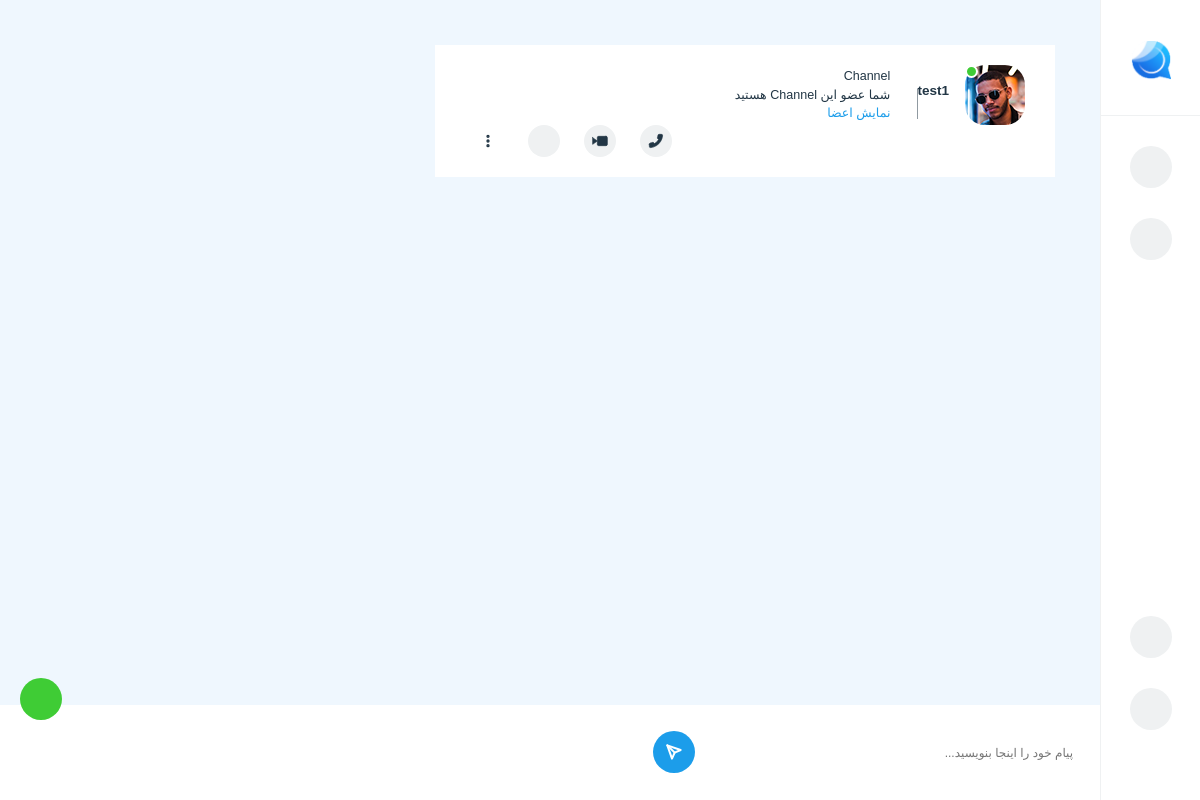
The page /group/4/ (signed in) on the database as committed earlier.
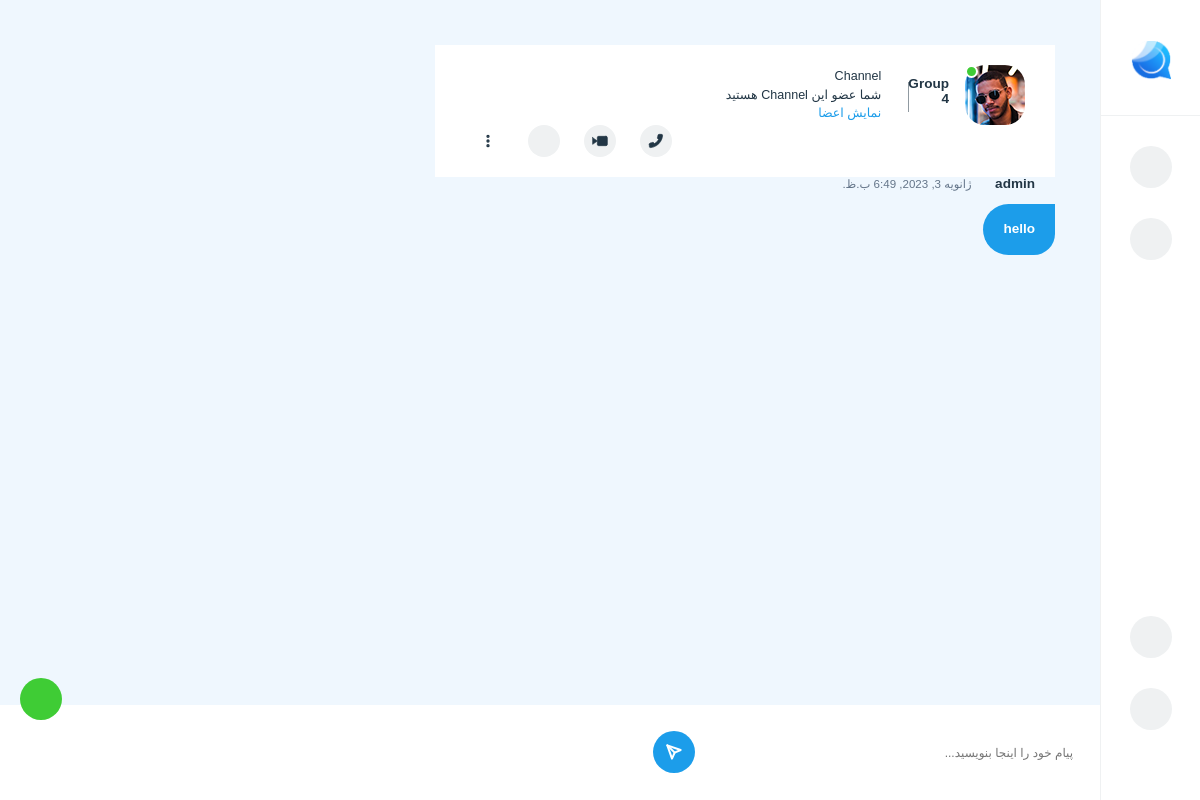
The same page on the database as committed later.
### main/models.py (models this page shows, shortened)
class Group(models.Model):
    name = models.CharField(max_length=255)
    desc = models.TextField()
    image = models.ImageField(upload_to="group/images/",blank=True, null=True)
    type = models.CharField(max_length=2, choices=GROUPE_TYPE)
    owner = models.ForeignKey(account.UserProfile, on_delete=models.CASCADE)

class GroupMessage(models.Model):
    created = models.DateTimeField(default = timezone.now)
    group_member = models.ForeignKey(GroupMember, on_delete=models.CASCADE)
    text = models.TextField(blank=True, null=True)
    media = models.FileField(blank=True, null=True, upload_to="group/messages/")
    is_deleted = models.BooleanField(default=False)

class GroupMember(models.Model):
    created = models.DateTimeField(default = timezone.now, verbose_name = "زمان ثبت نام")
    user = models.ForeignKey(account.UserProfile, on_delete=models.CASCADE)
    group = models.ForeignKey(Group, on_delete=models.CASCADE)
    is_admin = models.BooleanField(default=False)
    is_member = models.BooleanField(default=True)
    leave_date = models.DateTimeField(null=True, blank=True)

### account/models.py (models this page shows, shortened)
class UserProfile(AbstractBaseUser, PermissionsMixin):
    username =  models.CharField(max_length = 12, unique = True)
    first_name = models.CharField(max_length = 50, blank = True, null = True)
    last_name = models.CharField(max_length = 50, blank = True, null = True)
    email = models.EmailField(blank = True, null = True)
    date_joined = models.DateTimeField(default = timezone.now)
    image = models.ImageField(blank=True, null=True, upload_to="accounts/images/")
    userid = models.CharField(blank=True, null=True, max_length=50, unique=True)
    username_public = models.BooleanField(default=False)
    email_public = models.BooleanField(default=False)
    image_public = models.BooleanField(default=True)
    rcode = models.CharField(blank=True, null=True, max_length=5)
    is_active = models.BooleanField(default = True, verbose_name = "فعال")
    is_staff = models.BooleanField( default = False)
    register_complete = models.BooleanField(default=False)
    objects = UserProfileManager()
    USERNAME_FIELD = 'username'
    REQUIRED_FIELDS = ['first_name', 'last_name', 'email']
    def get_full_name(self):
        return '{} {}'.format(self.first_name, self.last_name)
    def is_member(self, group):
        group_member = apps.get_model(app_label='main', model_name='GroupMember').objects.filter(user=self, group=group, is_member=True)
        if group_member:
            return True
        return False
    def can_send_message(user, group):
        group_member = apps.get_model(app_label='main', model_name='GroupMember').objects.filter(user=user, group=group, is_member=True)
        if group_member:
            group_member = group_member[0]
            if group_member.group.type == '1' or group_member.is_admin:
                return True
        return False

### group/views.py (the view)
# urls.py: path('<int:group_id>/', views.group_view, name="group"),
def group_view(request, group_id):
    group = models.Group.objects.filter(id=group_id)
    if not group:
        return redirect('main:index')
    group = group[0]
    gpmessages = models.GroupMessage.objects.filter(group_member__group = group, is_deleted = False)
    group_members = models.GroupMember.objects.filter(group=group, is_member=True)
    context = {
        'group': group,
        'gpmessages': gpmessages,
        'is_member': request.user.is_member(group),
        'can_send_message': request.user.can_send_message(group),
        'group_members': group_members
    }
    return render(request, 'group.html', context)

### templates/group.html (shortened to what this page needs)
{% extends 'pv.html' %}
{% load static %}
{% load jalali_tags %}
{% block content %}
<div class="chitchat-main small-sidebar" id="content" style="width: 100%;">
      <div class="chat-content tabto active">
        <div class="messages custom-scroll active" id="chating">
          <div class="contact-details">
            <div class="row">
              <div class="col-7">
                <div class="media left">
                  <div class="media-left mr-3">
                    <div class="profile online menu-trigger"><img class="bg-img" src="assets/images/contact/2.jpg"
                        alt="Avatar" /></div>
                  </div>
                  <div class="media-body">
                    <h5>{{group.name}}</h5>
                  </div>
                  <div class="media-right">
                    <ul>
                      <li>{{group.get_type_display}}
                      </li>
                    {% if is_member %}
                       <li>شما عضو این {{group.get_type_display}} هستید
                      </li>
                      {% endif %}
                    {% if user == group.owner %}
                       <li>
                       <a href="#" data-toggle="modal" data-target="#memberList">نمایش اعضا</a>
                       </li>
                      {% endif %}
                    </ul>
                  </div>
                </div>
              </div>
              <div class="col">
                <ul class="calls text-right">
                  <li><a class="icon-btn btn-light button-effect" href="#" data-tippy-content="تماس صوتی سریع"
                      data-toggle="modal" data-target="#audiocall"><i data-feather="phone"></i></a></li>
                  <li><a class="icon-btn btn-light button-effect" href="#" data-tippy-content="تماس تصویری سریع"
                      data-toggle="modal" data-target="#videocall"><i data-feather="video"></i></a></li>
                  <li><a class="icon-btn btn-light button-effect apps-toggle" href="#"
                      data-tippy-content="تمام برنامه ها"><i class="ti-layout-grid2"></i></a></li>
                  <li class="chat-friend-toggle"><a class="icon-btn btn-light bg-transparent button-effect outside"
                      href="#" data-tippy-content="عملیات سریع"><i data-feather="more-vertical"></i></a>
                  </li>
                </ul>
              </div>
            </div>
          </div>
          <div class="contact-chat">
            <ul class="chatappend">
            {% for i in gpmessages %}
              <li class="{% if i.group_member.user == user %}sent{% else %}replies{% endif %}" id="{{i.id}}">
                <div class="media">
                  <div class="media-body">
                    <div class="contact-name">
                      <h5>{{i.group_member.user.first_name}}</h5>
                      <h6>{{i.created|to_jalali:'%H:%M'}}</h6>
                      <ul class="msg-box">
                        <li class="msg-setting-main">
                          <h5>{{i.text}}</h5>
                        </li>
                      </ul>
                    </div>
                  </div>
                </div>
              </li>
              {% endfor %}
            </ul>
          </div>
        </div>
        <div class="message-input">
          <div class="wrap emojis-main">
            {% if is_member %}
            {% if can_send_message %}
            <input class="setemoj" id="message-input" type="text" placeholder="پیام خود را اینجا بنویسید..." />
            <button class="submit icon-btn btn-primary" id="message-btn"><i
                data-feather="send">
              </i></button>
            {% endif %}
            {% else %}
                <a id="add" class="btn-outline-success btn-sm" href="#">عضویت</a>
            {% endif %}
          </div>
        </div>
      </div>
    </div>
{% endblock content %}

### templates/pv.html (shortened to what this page needs)
<!DOCTYPE html>
{% load static %}
{% load jalali_tags %}
<html lang="fa">
<head>
  <link rel="stylesheet" type="text/css" href="{% static 'assets/css/date-picker.css' %}">
  <link rel="stylesheet" type="text/css" href="{% static 'assets/css/magnific-popup.css' %}">
  <link rel="stylesheet" type="text/css" href="{% static 'assets/css/style.css' %}" media="screen" id="color">
  <link rel="stylesheet" type="text/css" href="{% static 'assets/css/tour.css' %}">
  <link rel="stylesheet" href="{% static 'assets/fonts/vazir/Farsi-Digits/Vazirmatn-FD-font-face.css' %}">
  <link rel="stylesheet" href="{% static 'assets/css/custom.css' %}">
  <link rel="stylesheet" href="{% static 'assets/css/jquery.md.bootstrap.datetimepicker.style.css' %}">
</head>
<body class="rtl sidebar-active">
  <div class="chitchat-container sidebar-toggle">
    <nav class="main-nav on custom-scroll">
      <div class="logo-warpper"><a href="messenger.html"><img src="assets/images/logo/logo.png" alt="logo" /></a></div>
      <div class="sidebar-main">
        <ul class="sidebar-top">
          <li><a class="icon-btn btn-light button-effect" href="/" data-tippy-content="خانه"><i
                class="fa fa-home"> </i></a></li>
          <li><a class="icon-btn btn-light button-effect" href="settings" data-tippy-content="تنظیمات"
              > <i class="fa fa-cog"></i></a></li>
        </ul>
        <ul class="sidebar-bottom">
          <li><a class="icon-btn btn-light button-effect mode" href="#" data-tippy-content="حالت شب"
              data-intro="تغییر حالت"><i class="fa fa-moon-o"></i></a></li>
          <li><a class="icon-btn btn-light" href="login.html" data-tippy-content=" خروج"> <i class="fa fa-power-off">
              </i></a></li>
        </ul>
      </div>
    </nav>
   {% block content %}{% endblock %}
  </div>
</body>
</html>

### messenger/static/assets/css/custom.css (style rules this page uses)
body, h1, h2, h3, h4, h5, h6, div, p, a, span, input::placeholder, textarea::placeholder, select, select option, button, input, optgroup, select, textarea, ul, li, ol, table, tbody, th, tr, td, label { font-family: Vazirmatn FD, sans-serif, Arial, Helvetica, tahoma !important; text-align: right; letter-spacing: normal; }
input::placeholder, textarea::placeholder { font-size: 12px; }
@media (max-width: 1366px) { .sidebar-active .chitchat-container .chitchat-main.small-sidebar { width: calc(100vw - 490px); } }
.sidebar-active .chitchat-container .chitchat-main.small-sidebar { width: calc(100vw - 490px); -webkit-transition: all 0.7s; transition: all 0.7s; }
@media (max-width: 1366px) { .sidebar-active .chitchat-container .chitchat-main { width: calc(100vw - 490px); } }
.sidebar-active .chitchat-container .chitchat-main { width: calc(100vw - 490px); -webkit-transition: all 0.7s; transition: all 0.7s; }
@media (max-width: 1366px) { .sidebar-toggle .main-nav.on~.chitchat-main .message-input { width: calc(100vw - 490px); } }
.sidebar-toggle .main-nav.on~.chitchat-main .message-input { width: calc(100% - 490px); }
@media (max-width: 1366px) { .sidebar-active .sidebar-toggle .main-nav.on~.chitchat-main .contact-details { width: calc(100vw - 500px); } }
.sidebar-active .sidebar-toggle .main-nav.on~.chitchat-main .contact-details { width: calc(100vw - 500px); -webkit-transition: all 0.3s ease; transition: all 0.3s ease; }
@media (max-width: 1366px) { .sidebar-active .sidebar-toggle .main-nav.on~.chitchat-main .message-input { width: calc(100% - 490px); } }
.sidebar-active .sidebar-toggle .main-nav.on~.chitchat-main .message-input { width: calc(100% - 490px); }
@media (max-width: 1366px) { .sidebar-toggle .main-nav.on~.chitchat-main .message-input { width: calc(100% - 490px); } }
@media (max-width: 1382px) { .chitchat-main .messages .contact-details { width: calc(100% - 400px); } }
@media (max-width: 1366px) { .sidebar-active .sidebar-toggle .main-nav.on~.chitchat-main.small-sidebar .contact-details { width: calc(100vw - 580px); } }
.main-nav { z-index: 1; }

Rows that differ between the two databases and show on the page:
changed Group "Channel": name "test1" → "Group 4"
added GroupMessage: group_member.user.first_name "admin", created|to_jalali "ژانویه 3, 2023, 6:49 ب.ظ.", text "hello"
